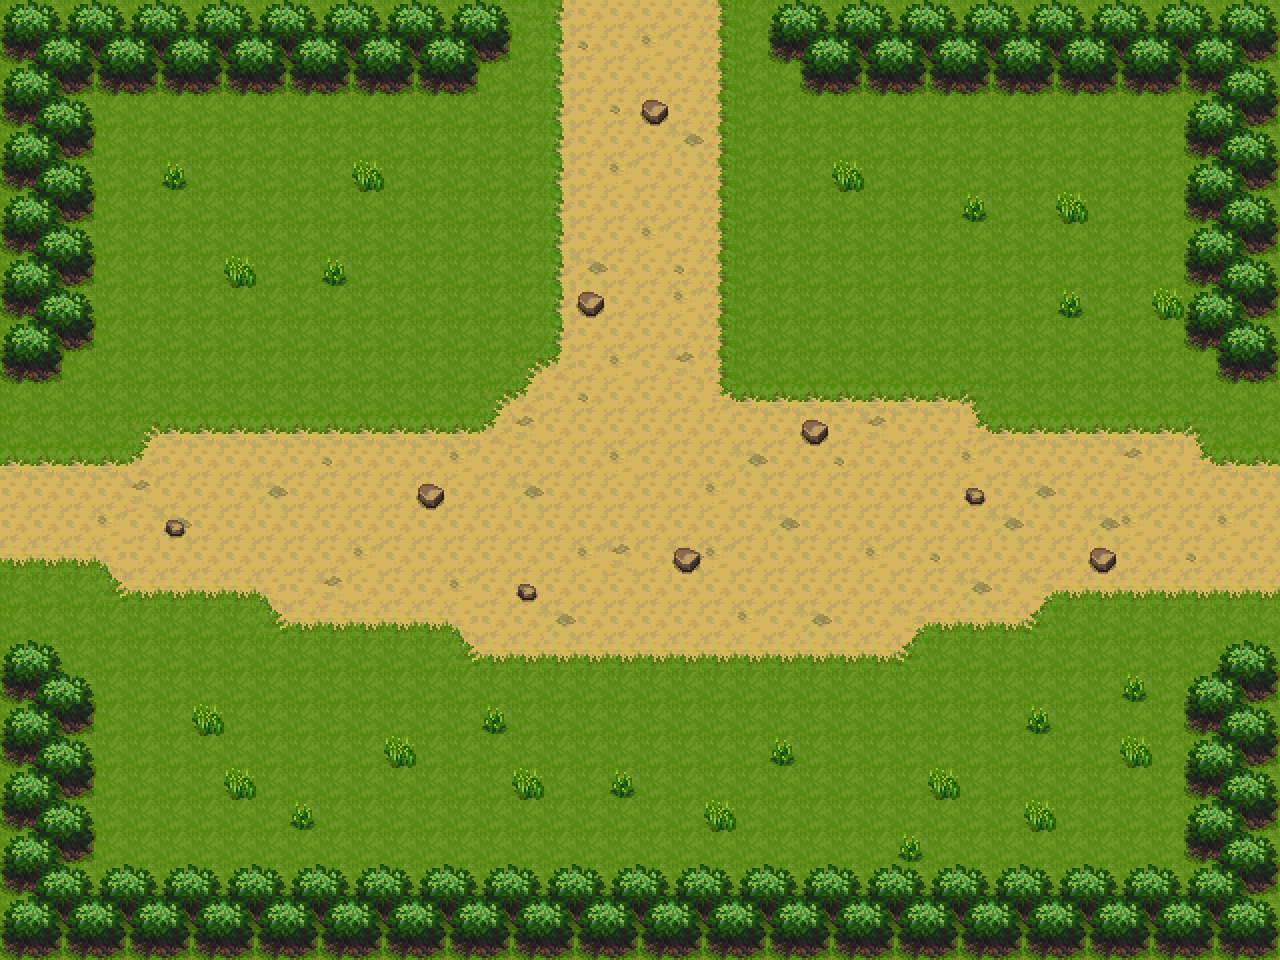

Tiled map render using the project's own tile images. Description and the map definition, with tile-layer contents summarised, below:
An orthogonal 40x30 tile map with 32x32 px tiles, 2 tile layers (Tile Layer 1, Tile Layer 2) and 13 objects (13x wall).

<map version="1.5" tiledversion="1.7.2" orientation="orthogonal" renderorder="right-down" width="40" height="30" tilewidth="32" tileheight="32" infinite="0" nextlayerid="5" nextobjectid="48">
 <tileset firstgid="1" source="tilesets/!CL_DEMO_32x32.tsx" />
 <layer id="1" name="Tile Layer 1" width="40" height="30">
  <data>[1200 cells, 1200 non-empty, 19 distinct tile ids]</data>
 </layer>
 <layer id="2" name="Tile Layer 2" width="40" height="30">
  <data>[1200 cells, 339 non-empty, 14 distinct tile ids]</data>
 </layer>
 <objectgroup id="3" name="Walls">
  <object id="34" type="wall" x="0" y="0" width="96" height="352" />
  <object id="35" type="wall" x="0" y="352" width="64" height="32" />
  <object id="36" type="wall" x="0" y="640" width="64" height="32" />
  <object id="37" type="wall" x="0" y="672" width="96" height="288" />
  <object id="38" type="wall" x="96" y="864" width="1184" height="96" />
  <object id="40" type="wall" x="1184" y="672" width="96" height="192" />
  <object id="41" type="wall" x="1216" y="640" width="64" height="32" />
  <object id="42" type="wall" x="96" y="0" width="384" height="96" />
  <object id="43" type="wall" x="480" y="0" width="32" height="64" />
  <object id="44" type="wall" x="768" y="0" width="32" height="64" />
  <object id="45" type="wall" x="800" y="0" width="480" height="96" />
  <object id="46" type="wall" x="1184" y="96" width="96" height="256" />
  <object id="47" type="wall" x="1216" y="352" width="64" height="32" />
 </objectgroup>
 <objectgroup id="4" name="Enemies" />
</map>
